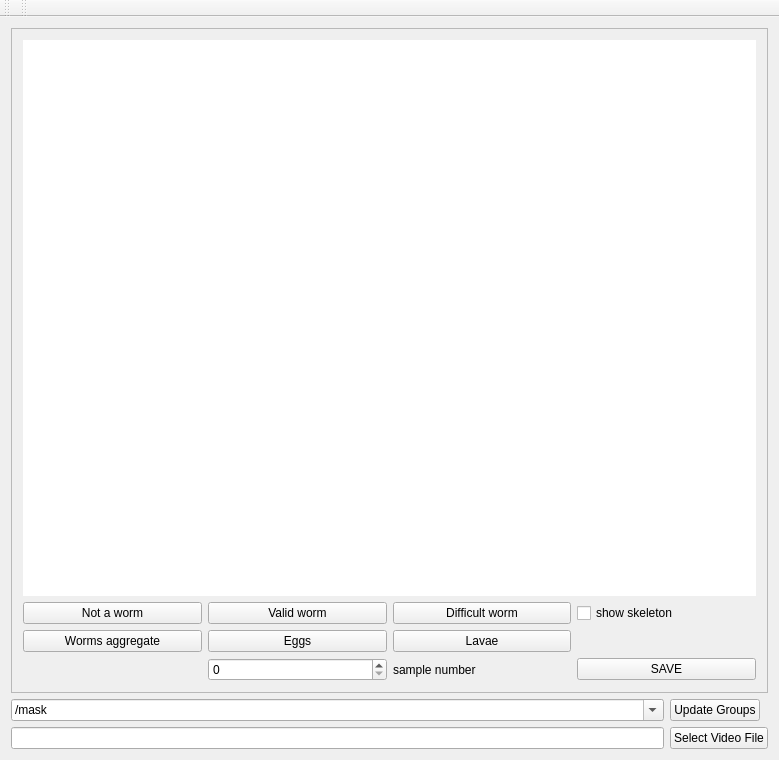
<?xml version="1.0" encoding="UTF-8"?>
<ui version="4.0">
 <class>image_labeler</class>
 <widget class="QMainWindow" name="image_labeler">
  <property name="geometry">
   <rect>
    <x>0</x>
    <y>0</y>
    <width>779</width>
    <height>760</height>
   </rect>
  </property>
  <property name="windowTitle">
   <string>TrackerViewerAux</string>
  </property>
  <widget class="QWidget" name="centralWidget">
   <property name="enabled">
    <bool>true</bool>
   </property>
   <layout class="QVBoxLayout" name="verticalLayout_2">
    <item>
     <layout class="QVBoxLayout" name="verticalLayout">
      <item>
       <widget class="QScrollArea" name="scrollArea">
        <property name="frameShadow">
         <enum>QFrame::Sunken</enum>
        </property>
        <property name="widgetResizable">
         <bool>true</bool>
        </property>
        <widget class="QWidget" name="scrollAreaWidgetContents">
         <property name="geometry">
          <rect>
           <x>0</x>
           <y>0</y>
           <width>751</width>
           <height>618</height>
          </rect>
         </property>
         <layout class="QVBoxLayout" name="verticalLayout_3">
          <item>
           <widget class="QGraphicsView" name="mainGraphicsView">
            <property name="frameShape">
             <enum>QFrame::NoFrame</enum>
            </property>
            <property name="verticalScrollBarPolicy">
             <enum>Qt::ScrollBarAlwaysOff</enum>
            </property>
            <property name="horizontalScrollBarPolicy">
             <enum>Qt::ScrollBarAsNeeded</enum>
            </property>
            <property name="dragMode">
             <enum>QGraphicsView::ScrollHandDrag</enum>
            </property>
            <property name="transformationAnchor">
             <enum>QGraphicsView::AnchorUnderMouse</enum>
            </property>
            <property name="resizeAnchor">
             <enum>QGraphicsView::AnchorUnderMouse</enum>
            </property>
           </widget>
          </item>
          <item>
           <layout class="QGridLayout" name="gridLayout_2">
            <item row="1" column="1">
             <widget class="QPushButton" name="pushButton_eggs">
              <property name="text">
               <string>Eggs</string>
              </property>
             </widget>
            </item>
            <item row="0" column="2">
             <widget class="QPushButton" name="pushButton_worm_hard">
              <property name="text">
               <string>Difficult worm</string>
              </property>
              <property name="checkable">
               <bool>true</bool>
              </property>
             </widget>
            </item>
            <item row="1" column="0">
             <widget class="QPushButton" name="pushButton_aggregate">
              <property name="text">
               <string>Worms aggregate</string>
              </property>
              <property name="checkable">
               <bool>true</bool>
              </property>
             </widget>
            </item>
            <item row="0" column="0">
             <widget class="QPushButton" name="pushButton_bad">
              <property name="text">
               <string>Not a worm</string>
              </property>
              <property name="checkable">
               <bool>true</bool>
              </property>
             </widget>
            </item>
            <item row="0" column="1">
             <widget class="QPushButton" name="pushButton_worm">
              <property name="text">
               <string>Valid worm</string>
              </property>
              <property name="checkable">
               <bool>true</bool>
              </property>
             </widget>
            </item>
            <item row="3" column="1">
             <widget class="QSpinBox" name="spinBox_samp_ord">
              <property name="maximum">
               <number>999999999</number>
              </property>
             </widget>
            </item>
            <item row="1" column="2">
             <widget class="QPushButton" name="pushButton_larvae">
              <property name="text">
               <string>Lavae</string>
              </property>
             </widget>
            </item>
            <item row="3" column="4">
             <widget class="QPushButton" name="pushButton_save">
              <property name="sizePolicy">
               <sizepolicy hsizetype="Minimum" vsizetype="Maximum">
                <horstretch>0</horstretch>
                <verstretch>0</verstretch>
               </sizepolicy>
              </property>
              <property name="text">
               <string>SAVE</string>
              </property>
             </widget>
            </item>
            <item row="3" column="2">
             <widget class="QLabel" name="label_samp_ord">
              <property name="text">
               <string>sample number</string>
              </property>
             </widget>
            </item>
            <item row="0" column="4">
             <widget class="QCheckBox" name="checkBox">
              <property name="text">
               <string>show skeleton</string>
              </property>
             </widget>
            </item>
           </layout>
          </item>
         </layout>
        </widget>
       </widget>
      </item>
      <item>
       <layout class="QGridLayout" name="gridLayout">
        <item row="2" column="0">
         <widget class="QLineEdit" name="lineEdit_video">
          <property name="text">
           <string/>
          </property>
         </widget>
        </item>
        <item row="2" column="1">
         <widget class="QPushButton" name="pushButton_video">
          <property name="text">
           <string>Select Video File</string>
          </property>
         </widget>
        </item>
        <item row="0" column="1">
         <widget class="QPushButton" name="pushButton_h5groups">
          <property name="sizePolicy">
           <sizepolicy hsizetype="Maximum" vsizetype="Fixed">
            <horstretch>0</horstretch>
            <verstretch>0</verstretch>
           </sizepolicy>
          </property>
          <property name="text">
           <string>Update Groups</string>
          </property>
         </widget>
        </item>
        <item row="0" column="0">
         <widget class="QComboBox" name="comboBox_h5path">
          <property name="editable">
           <bool>true</bool>
          </property>
          <item>
           <property name="text">
            <string>/mask</string>
           </property>
          </item>
          <item>
           <property name="text">
            <string>/full_data</string>
           </property>
          </item>
         </widget>
        </item>
       </layout>
      </item>
     </layout>
    </item>
   </layout>
  </widget>
  <widget class="QMenuBar" name="menuBar">
   <property name="geometry">
    <rect>
     <x>0</x>
     <y>0</y>
     <width>779</width>
     <height>22</height>
    </rect>
   </property>
  </widget>
  <widget class="QToolBar" name="mainToolBar">
   <attribute name="toolBarArea">
    <enum>TopToolBarArea</enum>
   </attribute>
   <attribute name="toolBarBreak">
    <bool>false</bool>
   </attribute>
  </widget>
  <widget class="QToolBar" name="toolBar">
   <property name="windowTitle">
    <string>toolBar</string>
   </property>
   <attribute name="toolBarArea">
    <enum>TopToolBarArea</enum>
   </attribute>
   <attribute name="toolBarBreak">
    <bool>false</bool>
   </attribute>
  </widget>
 </widget>
 <layoutdefault spacing="6" margin="11"/>
 <resources/>
 <connections/>
</ui>
